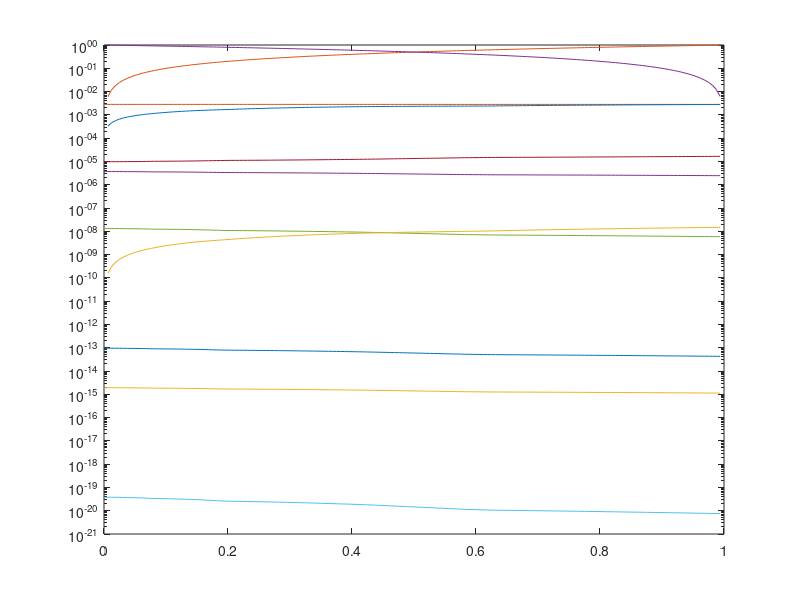

This chart was generated by the following MATLAB code: (Note: this script raises an error after producing the figure.)



f_1  = 1E-25 : 0.00625: 0.99999999;

a=[9.52581887537235E-14,9.52568002090727E-14,9.52531744721224E-14,9.52412629125619E-14,9.49761139946343E-14,9.44765257718486E-14,9.38737702593724E-14,9.35946165249544E-14,9.32262353951622E-14,9.27637818614247E-14,9.22006262795581E-14,9.13648836117315E-14,9.03653182368469E-14,8.96846011309899E-14,8.94166247052333E-14,8.9113897733138E-14,8.87760236557752E-14,8.84031135555701E-14,8.79955661095163E-14,8.75668335934329E-14,8.71006340348396E-14,8.65988927036752E-14,8.60626802475223E-14,8.54935593595144E-14,8.48921312925704E-14,8.41030446977157E-14,8.327813804462E-14,8.24215720562347E-14,8.15412577239196E-14,8.06328447942434E-14,7.96953828610944E-14,7.91105029810338E-14,7.85026964115821E-14,7.82953148598901E-14,7.80781293189476E-14,7.78524260248458E-14,7.76160858599451E-14,7.73713780656311E-14,7.71163764804147E-14,7.68428100487767E-14,7.65628047446231E-14,7.62725359159686E-14,7.59726745382414E-14,7.56643586215016E-14,7.53476299494917E-14,7.50227186674839E-14,7.46881793302246E-14,7.43464741426739E-14,7.39964027441243E-14,7.36389693856372E-14,7.3275509861875E-14,7.29024143554201E-14,7.25239427936366E-14,7.21392690711711E-14,7.17474928902988E-14,7.13476250507273E-14,7.09421167589482E-14,7.05301946304942E-14,7.01148896254631E-14,6.96956705087227E-14,6.92719781027101E-14,6.88432203921605E-14,6.84297939926884E-14,6.80148025193677E-14,6.75956337746404E-14,6.71717802121012E-14,6.67427035730957E-14,6.62080991282092E-14,6.56687747467497E-14,6.51340658078597E-14,6.45972602964691E-14,6.40580153702395E-14,6.35194179246227E-14,6.29846818980504E-14,6.24467267657504E-14,6.19087590645286E-14,6.13741331756191E-14,6.08391199127351E-14,6.03071314120245E-14,5.977802253714E-14,5.92552419792807E-14,5.87314841391917E-14,5.82065407057853E-14,5.76802010388486E-14,5.71634346998238E-14,5.66487595499403E-14,5.6139701379656E-14,5.56288618330317E-14,5.51234342808195E-14,5.46196591568414E-14,5.41210767631959E-14,5.36239571445386E-14,5.31318250246615E-14,5.26409769748567E-14,5.23456246005757E-14,5.20512619831189E-14,5.17473410324842E-14,5.14442696872575E-14,5.11419880193751E-14,5.08380696013749E-14,5.05371872906825E-14,5.04267386241923E-14,5.03148004582033E-14,5.02022133343517E-14,5.00889270249512E-14,4.99738991307596E-14,4.98570079068627E-14,4.97392020160179E-14,4.96204204379792E-14,4.95005995815721E-14,4.93808233117307E-14,4.92587221733808E-14,4.91371935173106E-14,4.90143976848989E-14,4.88908902165612E-14,4.87666247398937E-14,4.86415534077945E-14,4.85149506112923E-14,4.83874248472927E-14,4.82596312422831E-14,4.81300961554214E-14,4.80002153586379E-14,4.7869959124667E-14,4.77385297218503E-14,4.76066518546027E-14,4.74734927801305E-14,4.73398078870095E-14,4.7205563729574E-14,4.70707261264638E-14,4.69352601416093E-14,4.67991299909472E-14,4.66614001137801E-14,4.65238301211885E-14,4.63854829788351E-14,4.62463189337736E-14,4.61072546353774E-14,4.59682740437136E-14,4.58283912467892E-14,4.56885532856785E-14,4.55477470418577E-14,4.54059272835658E-14,4.5264088546817E-14,4.51222145108761E-14,4.49802888527083E-14,4.48382953073218E-14,4.46940518401663E-14,4.45518723365551E-14,4.44073733280025E-14,4.42627205540069E-14,4.41190266343371E-14,4.39740158397168E-14,4.38299506419873E-14,4.36845131134391E-14,4.35388358668264E-14,4.33929013875296E-14,4.32478884912009E-14,4.3102595804735E-14,4.29557843266446E-14,4.28098784079091E-14,4.26636393226849E-14];
b=[0.00281665950195678,0.00281665950905818,0.00281665935535601,0.00281665861370196,0.00281663984178681,0.002816604095329,0.00281656044374904,0.00281654009426827,0.00281651302240133,0.00281647870988443,0.0028164364445626,0.00281637272661013,0.00281629498006588,0.00281624109468746,0.00281621972223951,0.00281619541350787,0.00281616807904264,0.00281613766245093,0.00281610412338744,0.00281606850705114,0.00281602938193225,0.00281598680876087,0.00281594077110005,0.00281589128954859,0.00281583829569925,0.00281576762602924,0.00281569236432991,0.00281561267750642,0.00281552910510877,0.00281544103081874,0.00281534812652572,0.00281528913522244,0.00281522694062907,0.00281520557016445,0.00281518306880134,0.00281515955438965,0.00281513478769505,0.00281510898897752,0.00281508193532887,0.00281505271558762,0.00281502260048845,0.00281499115659121,0.002814958431231,0.00281492452431709,0.00281488941615165,0.0028148531072484,0.00281481540776198,0.00281477656808515,0.00281473642433103,0.00281469506330561,0.0028146526138111,0.00281460862238006,0.00281456356114128,0.00281451730508669,0.00281446971511481,0.00281442063536704,0.00281437033309403,0.00281431867995804,0.00281426602785071,0.00281421228470426,0.00281415735089007,0.00281410111811811,0.00281404627808268,0.00281399060673264,0.00281393372959522,0.00281387554605581,0.00281381594674035,0.00281374066852765,0.00281366357691255,0.00281358598210127,0.00281350689113807,0.00281342621115462,0.0028133443702374,0.0028132618443647,0.00281317751238602,0.00281309183496261,0.00281300532788372,0.00281291736621488,0.00281282848880076,0.00281273866133219,0.00281264847334544,0.00281255665100529,0.00281246311303421,0.00281236777363278,0.00281227262012651,0.00281217628833741,0.00281207943591601,0.00281198063309255,0.002811881249936,0.00281178054051946,0.00281167920611388,0.00281157648005175,0.00281147308230036,0.00281136822422653,0.00281130430617797,0.00281123995440753,0.00281117282137978,0.00281110516780713,0.00281103697482984,0.00281096767996371,0.00281089834313612,0.00281087274827553,0.00281084670444053,0.0028108204041264,0.00281079383303682,0.00281076674190583,0.00281073909605111,0.00281071111554651,0.00281068278225758,0.00281065407711475,0.00281062525804825,0.0028105957491942,0.00281056624873375,0.00281053630708007,0.00281050605586905,0.00281047548035892,0.00281044456517704,0.00281041312561411,0.00281038130783513,0.00281034927249706,0.00281031664475567,0.00281028377201561,0.00281025064426987,0.00281021705418302,0.00281018318308822,0.00281014881215193,0.00281011413196325,0.00281007913039162,0.00281004379488121,0.00281000811243442,0.00280997206957518,0.00280993541203319,0.00280989860447214,0.00280986139289826,0.00280982376162401,0.00280978595579015,0.00280974796979638,0.00280970953025519,0.00280967089425332,0.00280963177760109,0.00280959216141819,0.00280955231976404,0.00280951224606734,0.00280947193362977,0.00280943137564066,0.0028093899403211,0.00280934886633747,0.00280930688273917,0.00280926461148379,0.00280922237810731,0.00280917950968963,0.00280913667292644,0.00280909317426385,0.00280904934644686,0.00280900518056216,0.00280896103331888,0.00280891653784054,0.00280887130683712,0.00280882608410143,0.00280878048428307];
c=[1.91431344422746E-15,1.91429483490415E-15,1.91424639830762E-15,1.9140874806264E-15,1.91055029822152E-15,1.90387677828847E-15,1.89580955887828E-15,1.8920675236131E-15,1.88712375877423E-15,1.8809083572611E-15,1.87332563373406E-15,1.86204425783579E-15,1.84850644547679E-15,1.83925853959196E-15,1.83561149940093E-15,1.83148716569355E-15,1.82687850628652E-15,1.82178519653524E-15,1.81621064794487E-15,1.81033707358222E-15,1.80393937261685E-15,1.79704122555759E-15,1.7896544832151E-15,1.78179767888079E-15,1.77347598643802E-15,1.76252803166683E-15,1.75104659454721E-15,1.73908449154019E-15,1.72674766786965E-15,1.71397063348264E-15,1.70073482317205E-15,1.69245083125067E-15,1.68382054930102E-15,1.6808708083264E-15,1.67777884026346E-15,1.67456258566378E-15,1.67119144120571E-15,1.66769735181251E-15,1.66405237948801E-15,1.66013759707874E-15,1.6561258814833E-15,1.65196197578674E-15,1.64765494007228E-15,1.64322058247511E-15,1.63865898023467E-15,1.63397291323728E-15,1.62914094212678E-15,1.62419804870305E-15,1.61912630965295E-15,1.6139396891345E-15,1.60865704872913E-15,1.6032253021327E-15,1.59770585171901E-15,1.59208614569563E-15,1.58635244595533E-15,1.58048959644809E-15,1.57453289642048E-15,1.56847039650751E-15,1.56234619715598E-15,1.55615205332478E-15,1.54987923386399E-15,1.54351844142058E-15,1.5373726253776E-15,1.53119113302183E-15,1.5249346931122E-15,1.51859521664362E-15,1.51216407730939E-15,1.50413202563376E-15,1.49600720922063E-15,1.48793002002996E-15,1.47979898178284E-15,1.47160837125475E-15,1.46340470821856E-15,1.45523697637991E-15,1.44699680536276E-15,1.43873283321496E-15,1.43049653553788E-15,1.42223038242039E-15,1.41398699082637E-15,1.40576423035044E-15,1.39761604191105E-15,1.38942864320314E-15,1.38119834224272E-15,1.372921361321E-15,1.36477048388277E-15,1.35662822777578E-15,1.34855062664167E-15,1.34042026478347E-15,1.33235159444E-15,1.32428481194141E-15,1.31627680786106E-15,1.30826786251023E-15,1.30031493813729E-15,1.29235835188995E-15,1.28755883371761E-15,1.28276643997293E-15,1.27780897624331E-15,1.27285572970793E-15,1.2679057236086E-15,1.26291910667116E-15,1.25797253996267E-15,1.25615426228029E-15,1.25431011375709E-15,1.25245389884468E-15,1.25058476051516E-15,1.24868545059674E-15,1.24675388623684E-15,1.24480568517017E-15,1.24283979660722E-15,1.24085512338147E-15,1.23886959303304E-15,1.23684387669465E-15,1.23482600091645E-15,1.23278540057385E-15,1.2307312607884E-15,1.22866277378835E-15,1.22657910418014E-15,1.22446810759441E-15,1.2223398706344E-15,1.22020529377781E-15,1.21803971167818E-15,1.21586640516831E-15,1.21368485354083E-15,1.21148165411209E-15,1.20926891064289E-15,1.20703260335069E-15,1.20478536819607E-15,1.20252660940827E-15,1.20025571634094E-15,1.19797206304414E-15,1.19567500657684E-15,1.19334869648533E-15,1.19102280839436E-15,1.18868147572037E-15,1.18632397645698E-15,1.18396581128137E-15,1.18160670339038E-15,1.17922988724848E-15,1.17685142245107E-15,1.1744540435024E-15,1.17203691824977E-15,1.16961695933061E-15,1.16719387634925E-15,1.16476737761682E-15,1.16233717117022E-15,1.15986583843953E-15,1.15742727238691E-15,1.15494627343643E-15,1.15245994624356E-15,1.14998742533505E-15,1.14748953127516E-15,1.14500521366591E-15,1.1424944776166E-15,1.13997681735286E-15,1.13745190342749E-15,1.13494013775652E-15,1.13242071766506E-15,1.12987209353661E-15,1.12733632025205E-15,1.12479187342851E-15];
d=[3.67156028550716E-06,3.67153353515382E-06,3.67146345978672E-06,3.67123292479218E-06,3.66609462679073E-06,3.65639341269165E-06,3.64465446033911E-06,3.63920505261644E-06,3.63200126742606E-06,3.62293756608642E-06,3.61186945603239E-06,3.59538114801635E-06,3.57556095781838E-06,3.56200009057166E-06,3.5566475127529E-06,3.55059110632038E-06,3.54381930895651E-06,3.53633024648523E-06,3.52812738788832E-06,3.51947749903791E-06,3.51004750528684E-06,3.49987021490586E-06,3.48896091013251E-06,3.47734465672482E-06,3.46502668739322E-06,3.44879853069501E-06,3.43175172472087E-06,3.41396066606181E-06,3.3955793074853E-06,3.37650642865368E-06,3.35671013065946E-06,3.34430001979179E-06,3.33135451069735E-06,3.32692610546233E-06,3.32228202032757E-06,0.000003317448914245,3.31238047994302E-06,3.30712441772743E-06,3.30163835868334E-06,3.29574274933888E-06,3.28969744507625E-06,3.28341881217951E-06,3.27692006775745E-06,3.27022464040096E-06,3.26333223158831E-06,3.25624661694141E-06,3.24893490689125E-06,3.24144957386761E-06,3.23376302632341E-06,3.22589595909332E-06,3.21787656077076E-06,3.20962374058427E-06,3.20123029591039E-06,3.19267672596148E-06,3.18394164201879E-06,3.17500140115014E-06,3.16590930826826E-06,3.15664663780301E-06,3.14728034653246E-06,3.13779747393405E-06,3.12818425559086E-06,3.11842599395743E-06,3.1089877140535E-06,3.09948485326095E-06,3.08985672326307E-06,3.08009043908861E-06,3.07017222362436E-06,3.05776976149814E-06,3.04520672011421E-06,3.03269992214757E-06,3.02009209781687E-06,3.00737387802977E-06,2.99461713149847E-06,2.98189797726225E-06,2.96904739948376E-06,2.9561407886699E-06,2.94325841691938E-06,2.93031015424558E-06,2.91737825692433E-06,2.90445939355492E-06,2.89163850641528E-06,2.87873654335581E-06,2.86574724827031E-06,2.85266418585223E-06,2.83976060953285E-06,2.82685087358624E-06,2.81402394019333E-06,2.80109324805753E-06,2.78824070799944E-06,2.7753711409764E-06,2.76257538308411E-06,2.74975807140478E-06,2.73701042088893E-06,2.72423680807263E-06,2.71652186645856E-06,2.7088109885212E-06,2.70082670507681E-06,2.6928412471962E-06,2.68485301896251E-06,2.67679758699661E-06,2.66879876076009E-06,2.66585657078789E-06,2.66287139638313E-06,2.65986554733787E-06,2.65683761047506E-06,2.65375960056799E-06,2.6506280802962E-06,2.64746832104528E-06,2.64427858234053E-06,2.64105704518632E-06,2.63783278859231E-06,2.63454190054934E-06,2.63126237011751E-06,2.6279445015125E-06,2.62460318910026E-06,2.62123708664272E-06,2.61784480030391E-06,2.61440650923685E-06,2.61093859109855E-06,2.6074587794591E-06,2.60392681838511E-06,2.60038063236607E-06,2.59681935007189E-06,2.59322105379628E-06,2.58960547271197E-06,2.58594965573557E-06,2.58227421597434E-06,2.57857814839382E-06,2.57486042143597E-06,2.57111997621941E-06,2.56735572367009E-06,2.56354163186318E-06,2.55972631680731E-06,2.55588372724966E-06,2.55201263390337E-06,2.54813846409114E-06,2.54426075601151E-06,2.54035192226695E-06,2.53643834489369E-06,2.53249158232304E-06,2.52851020905152E-06,2.52452204857301E-06,2.52052660889304E-06,2.51652339478151E-06,2.51251190943862E-06,2.50843031930249E-06,2.50440065042996E-06,2.50029861477301E-06,2.49618549092534E-06,2.49209293941195E-06,2.48795608585705E-06,2.48383941525282E-06,2.47967662741299E-06,2.47549999125792E-06,2.47130893355053E-06,2.46713732163369E-06,2.46295060602387E-06,2.45871291554568E-06,2.45449414773279E-06,2.45025849056572E-06];
e=[1.31283028877993E-08,1.31281115543081E-08,1.31276111457576E-08,1.31259660611017E-08,1.30893365158627E-08,1.30203194500088E-08,1.29370499618576E-08,1.28984856852444E-08,1.2847594759978E-08,1.27837078646417E-08,1.27059091389314E-08,1.25904529431756E-08,1.24523650053341E-08,1.23583255445475E-08,1.23213055209273E-08,1.22794847844008E-08,1.223280855743E-08,1.21812921935075E-08,1.21249907781393E-08,1.20657627243677E-08,1.20013587231629E-08,1.1932044760824E-08,1.1857968761162E-08,1.17793466246479E-08,1.16962614332453E-08,1.15872519070936E-08,1.14732941610916E-08,1.13549630299007E-08,1.12333514329807E-08,1.11078584477298E-08,1.09783528360642E-08,1.08975549829407E-08,1.0813590092657E-08,1.0784941827502E-08,1.07549392161423E-08,1.07237599481495E-08,1.06911112832363E-08,1.06573067077276E-08,1.06220801380241E-08,1.05842889848248E-08,1.05456083819165E-08,1.05055099828195E-08,1.04640864841955E-08,1.04214951001913E-08,1.03777416086772E-08,1.0332857808586E-08,1.02866440289003E-08,1.02394404115934E-08,1.01910811428413E-08,1.01417049591726E-08,1.00914963964594E-08,1.00399567967363E-08,9.98767464019478E-09,9.93453581489345E-09,9.8804159612157E-09,9.82517844003245E-09,9.76916187079781E-09,9.71225942722876E-09,9.65488981302771E-09,9.59697965106163E-09,9.53845170532699E-09,9.47922420485944E-09,9.42211469786735E-09,9.3647891518143E-09,9.3068867318192E-09,9.24833733631161E-09,9.1890666225016E-09,9.11521896704861E-09,9.04071962188713E-09,8.96685813933407E-09,8.89270736571724E-09,8.81821995654573E-09,8.74382232626498E-09,8.66995843027699E-09,8.59565023134374E-09,8.52134066635785E-09,8.44749308526601E-09,8.37359238373918E-09,8.30010988547632E-09,8.22702554760227E-09,8.15481573034599E-09,8.08247133928126E-09,8.00996361548426E-09,7.93726347948126E-09,7.86588609699737E-09,7.79479800560792E-09,7.72448619876382E-09,7.65392880966838E-09,7.58411940015109E-09,7.51453870189974E-09,7.44567570049753E-09,7.37701522503014E-09,7.30904410286086E-09,7.24125083468445E-09,7.20045868726402E-09,7.15980342660946E-09,7.11782823098909E-09,7.07597058184401E-09,7.03422220401547E-09,6.99224798442028E-09,6.95069329668292E-09,6.93543945371587E-09,6.91997992567795E-09,6.90443080018053E-09,6.88878514106096E-09,6.87289898509936E-09,6.85675552000936E-09,6.84048576525003E-09,6.82408129448637E-09,6.80753332641071E-09,6.79099155133058E-09,6.77412873224691E-09,6.75734501367833E-09,6.74038632764164E-09,6.72332939881717E-09,6.70616782387597E-09,6.68889499590169E-09,6.67141070603228E-09,6.65379899209864E-09,6.6361503308645E-09,6.61826120785412E-09,6.60032438578642E-09,6.58233575992811E-09,6.56418516227468E-09,6.54597267765757E-09,6.52758330366867E-09,6.5091213622982E-09,6.49058223562345E-09,6.47196120418719E-09,6.45325344437491E-09,6.43445401553559E-09,6.41543371844805E-09,6.39643555603262E-09,6.37733012536259E-09,6.35811193801E-09,6.33890758268044E-09,6.31971484461862E-09,6.30039757273315E-09,6.28108655170293E-09,6.26164187423913E-09,6.24205729577534E-09,6.2224701587809E-09,6.2028782099678E-09,6.1832791957648E-09,6.16367087065115E-09,6.14375191074769E-09,6.12411803661613E-09,6.10416392211964E-09,6.08418864227223E-09,6.06434584113021E-09,6.04432126020813E-09,6.02442732780675E-09,6.004343960521E-09,5.9842275628846E-09,5.96407571728159E-09,5.94405120553144E-09,5.92398813169335E-09,5.90371540630375E-09,5.88356780344375E-09,5.86337427118073E-09];
fvar=[3.7723600032999E-20,3.77225004642946E-20,3.77196247571623E-20,3.77101716910701E-20,3.74999960613562E-20,3.71055809034308E-20,3.66324922537128E-20,3.64144209021754E-20,3.61276418502713E-20,3.57692332539139E-20,3.53351912605759E-20,3.46959404782323E-20,3.39390467682303E-20,3.34283713678941E-20,3.3228398391632E-20,3.30032148258126E-20,3.27527910012478E-20,3.24775064177624E-20,3.21779809065232E-20,3.18643832462015E-20,3.15251230142394E-20,3.11620272820753E-20,3.07763108279671E-20,3.03695501645521E-20,2.99426400637461E-20,2.93871082678385E-20,2.88119208286898E-20,2.82206754915058E-20,2.76194259305939E-20,2.70057740143669E-20,2.6379728705501E-20,2.59928615487298E-20,2.55938583201034E-20,2.5458427185782E-20,2.5316978696753E-20,2.51704003409514E-20,2.50173702453384E-20,2.48594138770376E-20,2.46953452967735E-20,2.45199360769509E-20,2.43410458652396E-20,2.4156290030383E-20,2.39661678416328E-20,2.37714685902698E-20,2.35722838477691E-20,2.33688242208672E-20,2.31602572114573E-20,2.29481881337369E-20,2.27319386225491E-20,2.25121979914176E-20,2.22898473694805E-20,2.20627499900723E-20,2.18335687634986E-20,2.16018584158051E-20,2.13671408518298E-20,2.11288981112092E-20,2.08886593338557E-20,2.06460276507788E-20,2.04028388426552E-20,2.01588198423239E-20,1.991368926192E-20,1.96671552730024E-20,1.94308916083851E-20,1.91951700146786E-20,1.8958536654425E-20,1.87207515889786E-20,1.84815655182827E-20,1.81857060648588E-20,1.78896546668746E-20,1.75985365219498E-20,1.73086803641521E-20,1.70199316057368E-20,1.6733955283453E-20,1.64524275142659E-20,1.6171616211794E-20,1.58932169403843E-20,1.56189432027322E-20,1.53468620027588E-20,1.50786909412311E-20,1.4814317479108E-20,1.45554038480375E-20,1.42982966176311E-20,1.40429077339197E-20,1.37891517117163E-20,1.3542263573823E-20,1.32985927456943E-20,1.3059758884129E-20,1.28222663102425E-20,1.25894361358143E-20,1.23594916024152E-20,1.21340055305482E-20,1.19112493230295E-20,1.16927622865596E-20,1.14768614509301E-20,1.13479204225565E-20,1.12201368362718E-20,1.1088963713376E-20,1.09589259670387E-20,1.08299916546586E-20,1.07011290281461E-20,1.05743141007867E-20,1.05279527010496E-20,1.04810700822667E-20,1.04340212820763E-20,1.03867872135928E-20,1.03389367265222E-20,1.02904243753583E-20,1.02416479388506E-20,1.01925849438331E-20,1.01432121242328E-20,1.00939775862071E-20,1.00439107918709E-20,9.99420245377407E-21,9.94410116063154E-21,9.89383661902643E-21,9.84339223182476E-21,9.79275101200789E-21,9.74162283016003E-21,9.69025731707944E-21,9.63892025070734E-21,9.58702286787493E-21,9.53512775710985E-21,9.48322421453985E-21,9.43099689676386E-21,9.37873645529565E-21,9.32611575399379E-21,9.27343631391383E-21,9.22068677377919E-21,9.16785564208393E-21,9.1149312954481E-21,9.06190194836762E-21,9.00840702309257E-21,8.95513244112921E-21,8.90171639565772E-21,8.84814630231888E-21,8.79477626875447E-21,8.74159981909998E-21,8.68824115208338E-21,8.63506302145923E-21,8.58168177400212E-21,8.52808375969197E-21,8.47464667767207E-21,8.42136447538139E-21,8.36823117681554E-21,8.31524090508318E-21,8.26158349175593E-21,8.20886401131469E-21,8.15545754300353E-21,8.10216900119246E-21,8.04940680961048E-21,7.99633599778933E-21,7.94378525803758E-21,7.8909098473173E-21,7.83812447295791E-21,7.7854236957026E-21,7.73323200732648E-21,7.68111584785177E-21,7.62863407180762E-21,7.57665445713734E-21,7.52473464940523E-21];
g=[9.7418543724546E-06,9.74194907537829E-06,9.74219557805274E-06,9.74300442673233E-06,9.76104257200435E-06,9.79525724015648E-06,9.83693890009196E-06,9.85639389934868E-06,9.88221504296531E-06,9.91487050653108E-06,9.95500326321983E-06,1.00153166168946E-05,1.00886652803019E-05,1.01393917143553E-05,1.01595369188863E-05,0.000010182415223114,1.02081023629773E-05,0.000010236641966552,1.02680615918633E-05,1.03013759531501E-05,1.03379099541705E-05,1.03775931969003E-05,0.000010420426384982,1.04663750648783E-05,1.05154865019356E-05,1.05808035173543E-05,1.06501807861476E-05,1.07234368931551E-05,1.08000509535384E-05,1.08805614475453E-05,1.09652384033118E-05,1.10189096501639E-05,0.000011075386153612,1.10948222222172E-05,1.11152688002475E-05,1.11366173808927E-05,1.11590822793116E-05,1.11824623194535E-05,1.12069565999081E-05,1.12333838048795E-05,1.12605949858069E-05,1.12889782393535E-05,1.13184880786252E-05,1.13490318924838E-05,1.13806246582344E-05,1.14132631243856E-05,1.14471144359987E-05,1.14819512385127E-05,1.15179172160406E-05,1.15549316510685E-05,1.15928766865684E-05,1.16321534921436E-05,1.16723380444724E-05,1.17135387725817E-05,0.000011755876094524,0.000011799484690571,1.18441239552963E-05,1.18899042267047E-05,0.000011936511146405,1.19840235130312E-05,1.20325263991068E-05,1.20821120735897E-05,0.000012130411644552,1.21793827006377E-05,1.22293517756067E-05,1.22804040158335E-05,0.00001233263180678,0.000012398487951241,1.24658241497455E-05,1.25334945500464E-05,0.000012602362230597,1.26725038815831E-05,1.27435443470711E-05,1.28150693664255E-05,1.28880469727234E-05,1.29620749359166E-05,1.30367060203216E-05,1.31124767319051E-05,0.000013188921056478,1.32660672353621E-05,1.33434092323354E-05,1.34220371000149E-05,1.35020164928772E-05,1.35834165905557E-05,1.36645414134688E-05,1.37465537094649E-05,1.38288933529607E-05,1.39127729465568E-05,1.39970281678796E-05,1.40822900245729E-05,1.41679642804011E-05,1.42546976282926E-05,1.43418815318777E-05,0.000014430179345863,1.44839694377694E-05,1.45380813028515E-05,1.45944841080416E-05,1.46512777227119E-05,1.47084774913855E-05,1.47665536916703E-05,1.48246183477497E-05,1.48460769165744E-05,1.48679043502535E-05,1.48899395132216E-05,1.49121941876325E-05,1.49348763437451E-05,1.49580145710918E-05,1.49814248272384E-05,1.50051220179826E-05,1.50291218092209E-05,1.50532089105835E-05,1.50778632196761E-05,1.51025025250968E-05,1.51275013382012E-05,1.51527497440419E-05,1.51782598079335E-05,1.52040441039154E-05,1.52302560444253E-05,1.52567737050228E-05,1.52834632762147E-05,1.53106361131707E-05,1.53380031865544E-05,0.000015365572654622,1.53935164710059E-05,1.54216838229815E-05,1.54502560619546E-05,1.54790747706532E-05,1.55081497997558E-05,1.55374913387195E-05,1.55671099286802E-05,1.55970164922047E-05,1.56274212657383E-05,0.000015657939264855,1.56887805335691E-05,1.57199577577383E-05,1.57512680004777E-05,1.57827158083874E-05,1.58145269201155E-05,1.58464887250211E-05,1.58788357024868E-05,1.59115830794348E-05,1.59445044363661E-05,1.59776050703986E-05,0.000016010890376285,1.60443658341585E-05,1.60785516555828E-05,1.61124273134129E-05,1.61470392396762E-05,1.61818750037102E-05,1.62166667096055E-05,1.62519676987136E-05,1.62872295901504E-05,1.63230222659808E-05,1.63590719679727E-05,1.63953858098975E-05,1.64316708665887E-05,1.64682281999822E-05,1.65053751690803E-05,1.65425015249454E-05,1.65799231284019E-05];
h=[0,0.000327225333802667,0.00046454881717024,0.000569886736657733,0.000657799796767822,0.000734017684678943,0.000801920607536959,0.000865222884059345,0.000923431992989334,0.000977272501394079,0.00102723455732593,0.0010726921238965,0.0011144422988839,0.00115574424433676,0.00119772861063993,0.00123780534863066,0.00127610398368221,0.00131273446172764,0.0013477907344841,0.00138145494548347,0.00141366877438257,0.0014445003636943,0.00147400385733011,0.00150223148493536,0.00152922206177791,0.00155357403875959,0.00157663815298405,0.00159847161664846,0.00161916870604766,0.00163870328498884,0.00165707725789307,0.00167834132169062,0.00169869676652076,0.00172280499360805,0.00174633500848512,0.00176931487499253,0.00179173313907591,0.00181362701821263,0.0018349845357326,0.00185571499400604,0.00187597030936744,0.00189571241742985,0.00191495636728971,0.00193372296819762,0.00195201904277319,0.00196985333612056,0.0019872119786829,0.00200413214411047,0.00202060236512587,0.00203664031687798,0.00205226859999237,0.00206744039173963,0.00208221870034267,0.00209659543256583,0.00211056050224096,0.00212410155688078,0.00213725696146065,0.0021500174964409,0.00216243167000538,0.0021744944507475,0.00218619975275645,0.00219754033765988,0.00220884641458687,0.00221985525629379,0.00223052703308066,0.00224085488778143,0.00225083089757617,0.00225874870159581,0.00226628622610604,0.00227360628658652,0.00228059620836288,0.00228725131679577,0.00229362831022937,0.00229978854756856,0.00230560618463634,0.00231114113841326,0.0023164586056753,0.00232149154055135,0.00232630718653944,0.0023309063000067,0.00233536012246593,0.00233952890311982,0.00234340924973218,0.00234699743494974,0.00235051891275617,0.00235382582827882,0.00235699449974434,0.00235987293576772,0.00236261478732054,0.00236514321540799,0.00236753741131122,0.00236971928336025,0.00237176901946058,0.00237360722959682,0.00237964668359234,0.00238555100947029,0.00239107863177919,0.00239646730830937,0.00240171717805983,0.00240677237186714,0.00241174426297658,0.00242113131387388,0.00243039387889603,0.00243955271304862,0.0024486072974565,0.0024575327023331,0.00246632610634286,0.00247501118157984,0.00248358690553196,0.00249205213225482,0.00250043466542822,0.00250867512333777,0.00251684739530387,0.00252490522442632,0.00253286320801449,0.00254072059480916,0.00254847655042045,0.00255611236830802,0.00256364418606267,0.00257108972264296,0.00257841013446881,0.00258564285748115,0.00259278759214261,0.00259982312544003,0.00260676937601673,0.00261360387131831,0.0026203475166346,0.00262699973695534,0.00263355990401022,0.00264002733397538,0.00264640128815243,0.00265265545460688,0.00265883984583515,0.00266492817537414,0.00267091945073269,0.00267684036700544,0.00268269098618562,0.00268844294620852,0.00269412418131496,0.00269970518672818,0.00270518461966712,0.00271059218471735,0.00271592780940583,0.00272119140069666,0.00272638284997583,0.00273143594700163,0.00273648233310247,0.00274138824446604,0.00274622006334061,0.00275101272159497,0.00275569582307754,0.00276034024255064,0.00276487351954334,0.00276933131297831,0.00277371327870533,0.00277805742205303,0.00278232577300786,0.00278647837842426,0.00279059371960681,0.00279463200806564];
ivar=[0,0.00606764595801737,0.0122294138309973,0.0184066322547169,0.0245920909329976,0.0307830405823651,0.0369777829956895,0.0431745190096524,0.0493735175423517,0.0555744654080619,0.061777133586565,0.0679818941115605,0.0741883607028032,0.0803948038469352,0.0866006113450433,0.0928071962514411,0.0990145053950653,0.105222494659593,0.11143112767098,0.117640317320387,0.123850109926633,0.130060480570636,0.136271411751092,0.142482886211089,0.148694893765071,0.154908259519955,0.161122220843438,0.167336756495973,0.173551822843694,0.179767446090278,0.18598363641418,0.19219797653013,0.198412728008751,0.204625074792485,0.210837619183278,0.217050349359211,0.223263278138581,0.229476387321999,0.235689689684883,0.241903247000749,0.248116969925594,0.25433088697833,0.260544993598372,0.266759281234687,0.272973750189764,0.279188399389264,0.285403242085738,0.291618258852405,0.297833461348777,0.304048842211988,0.310264390712393,0.316480141904138,0.322696058399461,0.328912149040726,0.335128424677915,0.341344897629751,0.34756154589089,0.35377837946972,0.359995368996757,0.366212521088368,0.372429843582374,0.37864734479238,0.384864797195349,0.391082385878818,0.397300141848201,0.403518073263988,0.40973618908787,0.415955714294439,0.422175462225546,0.428395318787452,0.434615368202394,0.440835616760163,0.447056026300115,0.453276554395836,0.459497295970832,0.465718210054982,0.471939250777775,0.478160470510532,0.484381821220689,0.490603304625534,0.496824868821592,0.503046621513583,0.509268568182496,0.515490714513825,0.521712889336069,0.527935207709793,0.534157612657533,0.540380224112755,0.54660292445388,0.552825775218933,0.559048716200171,0.565271810439816,0.571494996395158,0.577718338593415,0.583938293759364,0.590158319227579,0.596378611974749,0.602598982166576,0.608819430894261,0.615040005848681,0.621260616667029,0.627477548151322,0.633694522267276,0.63991152299535,0.646128551941199,0.652345630528543,0.658562763055833,0.66477993007891,0.670997134206567,0.67721437694588,0.68343163572928,0.689648962566215,0.695866295093343,0.70208367368389,0.708301087006125,0.7145185367061,0.720736024454305,0.726953567553513,0.733171153058684,0.739388766254439,0.745606442562802,0.751824149573537,0.758041888744071,0.764259679788988,0.770477505927764,0.776695388169366,0.782913308759725,0.789131269118513,0.795349270836046,0.801567314820671,0.807785403540915,0.814003561693258,0.820221743882516,0.826439975816736,0.832658258769169,0.838876569226706,0.845094907389469,0.851313301024014,0.857531724346669,0.863750206192015,0.869968748908394,0.876187324754184,0.882405935016373,0.888624579992094,0.894843260926559,0.901062042209501,0.907280797500287,0.913499657504028,0.919718558304177,0.925937466308212,0.932156451438562,0.938375444612786,0.944594518037443,0.950813637361724,0.957032803768311,0.963251979773284,0.969471203931823,0.975690517280504,0.981909841594982,0.988129217456147];
jvar=[0,1.54204264808666E-10,3.10792697133522E-10,4.67738850255806E-10,6.23765365748152E-10,7.78068220096129E-10,9.30685405478582E-10,1.08450476550559E-09,1.23697743367734E-09,1.3877468662063E-09,1.53641434991192E-09,1.68054670006412E-09,1.82063995563669E-09,1.96308039789039E-09,2.11042077303408E-09,2.25659103122305E-09,2.40146252623169E-09,2.54491386731531E-09,2.68682925561037E-09,2.82737203441408E-09,2.96609911545204E-09,3.10292101041165E-09,3.23773480075118E-09,3.37045410764986E-09,3.50097244597447E-09,3.62474894977788E-09,3.74559198847851E-09,3.86348610308812E-09,3.97855515459761E-09,4.09055042442652E-09,4.19931704253446E-09,4.31849277171548E-09,4.43539864124903E-09,4.56625868713867E-09,4.69623846928446E-09,4.8253542056162E-09,4.95348469360668E-09,5.08068849752047E-09,5.20684803259619E-09,5.33154535884567E-09,5.45528115823007E-09,5.57784546589141E-09,5.69923182345417E-09,5.81946057228583E-09,5.93850045440408E-09,6.0563302229158E-09,6.17283808963809E-09,6.28812291646186E-09,6.40208659349884E-09,6.51475339820407E-09,6.62617231830115E-09,6.73609724770319E-09,6.84475349142788E-09,6.9520646782742E-09,7.05794505392182E-09,7.16229792922102E-09,7.26525370073339E-09,7.36673317486281E-09,7.46692027046164E-09,7.5657597227094E-09,7.66319116322911E-09,7.75914850079107E-09,7.85515317201779E-09,7.94996079470783E-09,8.04335598993122E-09,8.13527698678707E-09,8.22565643290169E-09,8.30616164477355E-09,8.38482493246279E-09,8.46241945268167E-09,8.53837311010769E-09,8.61263912965704E-09,8.6854780468465E-09,8.7571805250028E-09,8.82709616078364E-09,8.89550687711155E-09,8.96272836763828E-09,9.02840323335763E-09,9.09286147765531E-09,9.15609485365593E-09,9.21846325316333E-09,9.27922722600977E-09,9.33835213323686E-09,9.39580153003911E-09,9.45275742490065E-09,9.50842971459559E-09,9.56321683041189E-09,9.61629455144969E-09,9.66847820034478E-09,9.71934520192785E-09,9.7693171616578E-09,9.81796154445047E-09,9.86570918796309E-09,9.91211730055897E-09,9.98162764248578E-09,1.00504023497691E-08,1.01170831625502E-08,1.01829802411427E-08,1.02480867385929E-08,1.03120788453454E-08,1.03755782463952E-08,1.04642592967455E-08,1.05524232607221E-08,1.06401807382223E-08,1.07275214145802E-08,1.08142930643415E-08,1.09004700734466E-08,1.09861819658913E-08,1.10714153019054E-08,1.11561558593584E-08,1.12405612734401E-08,1.13242720981704E-08,1.14077210395039E-08,1.14906258058892E-08,1.15730669526803E-08,1.16550334886695E-08,1.17365138918232E-08,1.18173874748273E-08,1.18977454346969E-08,1.19776902606297E-08,1.20569767989021E-08,1.21358292139509E-08,1.22142403734607E-08,1.22920725620715E-08,1.23694439526159E-08,1.24462079514193E-08,1.25224897716894E-08,1.25982804848046E-08,1.26735708108616E-08,1.27483510943896E-08,1.28226113156257E-08,1.28961772510872E-08,1.29693640774781E-08,1.30419982175001E-08,1.31140678802377E-08,1.31857413173883E-08,1.32570152589981E-08,1.33277004189802E-08,1.33979748354746E-08,1.34676405609199E-08,1.35366833306852E-08,1.36052945498219E-08,1.36734701313215E-08,1.37412058615408E-08,1.38084974418348E-08,1.38748973222205E-08,1.39412834106872E-08,1.40067538375102E-08,1.4071750159203E-08,1.41365057550538E-08,1.42005402515091E-08,1.42643315353963E-08,1.43273825104276E-08,1.4389932180732E-08,1.4451974658658E-08,1.45137684804536E-08,1.45750497365649E-08,1.46355380037377E-08,1.46957730888866E-08,1.47554764145033E-08];
p_IG=[0,0.990770145880552,0.98447339547963,0.978192482084396,0.971918666750729,0.965651556285957,0.95938776857368,0.953127303576655,0.946869460740653,0.94061428444693,0.934361286024635,0.92811073056857,0.92186219863225,0.915614127387004,0.909365982362462,0.903118978096025,0.89687303809532,0.890628094956354,0.884384091830963,0.878140932341609,0.871898630959462,0.865657143138151,0.859416433391538,0.853176466495193,0.846937213682615,0.840699270886054,0.834462032737691,0.828225462604264,0.821989509826287,0.81575417375363,0.809519443383924,0.803283630474883,0.79704832330964,0.790811611989533,0.784575285716282,0.778339327221647,0.772103737723301,0.765868495328395,0.759633600880814,0.753399084342178,0.747164881606677,0.74093100251273,0.734697436733031,0.728464171604065,0.72223120034908,0.71599851540156,0.709766117049186,0.703533987808977,0.697302127511328,0.691070525433777,0.684839169604836,0.6786080726105,0.672377208772955,0.666146576356054,0.659916175381851,0.653686006089116,0.647456051611337,0.641226311319673,0.634996765766644,0.628767412946264,0.622538251869905,0.616309281136319,0.610080393052645,0.60385166954479,0.597623120112146,0.591394743693842,0.585166539388751,0.578939015171344,0.572711653861103,0.566484403851855,0.56025729622922,0.55403032875742,0.547803482283088,0.54157673693331,0.535350125385961,0.529123628122321,0.522897224732114,0.516670931177462,0.510444726671273,0.504218609132433,0.497992558101289,0.491766607707472,0.485540756187387,0.479315001714299,0.473089286031375,0.466863644234437,0.460638056288675,0.454412556602025,0.448187106694924,0.441961722637806,0.435736384747334,0.429511108934753,0.423285875786963,0.417060700989915,0.410834642419829,0.404608650640806,0.398382774271815,0.392156961218905,0.385931210034137,0.379705530738872,0.373479899504457,0.367253458733451,0.361027101235594,0.354800822034438,0.34857462032478,0.342348499268287,0.336122458476525,0.329896492268801,0.323670600129619,0.317444780941067,0.311219029228434,0.304993353704105,0.298767741513735,0.292542198902445,0.286316722705501,0.280091312083776,0.27386596617677,0.267640686571516,0.261415469966757,0.255190312998584,0.248965219895671,0.24274018464782,0.236515206562841,0.230290287274958,0.224065423447321,0.217840616714345,0.211615863741096,0.205391163719008,0.199166515865405,0.192941919211754,0.186717373155601,0.18049287913882,0.174268431437078,0.168044031801153,0.161819679267341,0.155595370851102,0.149371105789337,0.143146885576429,0.13692270722012,0.130698572067003,0.124474479250701,0.118250425919042,0.112026411455647,0.105802435107497,0.0995784962400049,0.0933545973163344,0.0871307310720117,0.0809069030831919,0.0746831093843997,0.0684593480191991,0.0622356209033761,0.056011924907189,0.0497882615328735,0.0435646289010262,0.0373410262932326,0.0311174523547767,0.0248939072152148,0.0186703905306736,0.0124469006727918,0.00622343741016134];



figure(1);

a1 = semilogy(f_1,a);
hold on;
a2 = semilogy(f_1,b);
a3 = semilogy(f_1,c);
a4 = semilogy(f_1,d);
a5 = semilogy(f_1,e);
a6 = semilogy(f_1,fvar);
a7 = semilogy(f_1,g);
a8 = semilogy(f_1,h);
a9 = semilogy(f_1,ivar);
a10 = semilogy(f_1,jvar);
a11 = semilogy(f_1,p_IG);


text(f_1(end), a(end), 'P_{Cl_{2}}', 'Color', a1.Color, 'HorizontalAlignment', 'center');
text(f_1(end), b(end), 'P_{GaCl}', 'Color', a2.Color, 'VerticalAlignment', 'bottom');
text(f_1(end), c(end), 'P_{O_{2}}', 'Color', a3.Color, 'HorizontalAlignment', 'center');

text(f_1(end), d(end), 'P_{GaCl_{2}}', 'Color', a4.Color, 'VerticalAlignment', 'bottom','FontSize', 8);

text(f_1(end), e(end), 'P_{GaCl_{3}}', 'Color', a5.Color, 'HorizontalAlignment', 'center','FontSize', 8);

text(f_1(end), fvar(end), 'P_{(GaCl_{3})_{2}}', 'Color', a6.Color, 'HorizontalAlignment', 'right');

text(f_1(end), g(end), 'P_{Ga_{2}O}', 'Color', a7.Color, 'HorizontalAlignment', 'right','FontSize', 7);

text(f_1(end), h(end), 'P_{HCl}', 'Color', a8.Color, 'VerticalAlignment', 'baseline','FontSize', 8);

text(f_1(end), ivar(end), 'P_{H_{2}}', 'Color', a9.Color, 'VerticalAlignment', 'bottom','FontSize', 7);



text(f_1(end), jvar(end), 'P_{H_{2}O}', 'Color', a10.Color, 'HorizontalAlignment', 'center','FontSize', 6);

text(f_1(end), p_IG(end), 'P_{IG}', 'Color', a11.Color, 'VerticalAlignment', 'middle','FontSize', 8);


legend([a1; a2; a3; a4; a5; a6; a7; a8; a9; a10; a11], ["P_{Cl_{2}}", "P_{GaCl}", "P_{O_{2}}", "P_{GaCl_{2}}", "P_{GaCl_{3}}", "P_{(GaCl_{3})_{2}}", "P_{Ga_{2}O}", "P_{HCl}", "P_{H_{2}}", "P_{H_{2}O}", "P_{IG}"],'Location', 'southeastoutside')



%legend([a1], [M1]);

xticks(0:0.2:1); 

xlim([0 1]);
ylim([10^-25 1]);
hold off;
